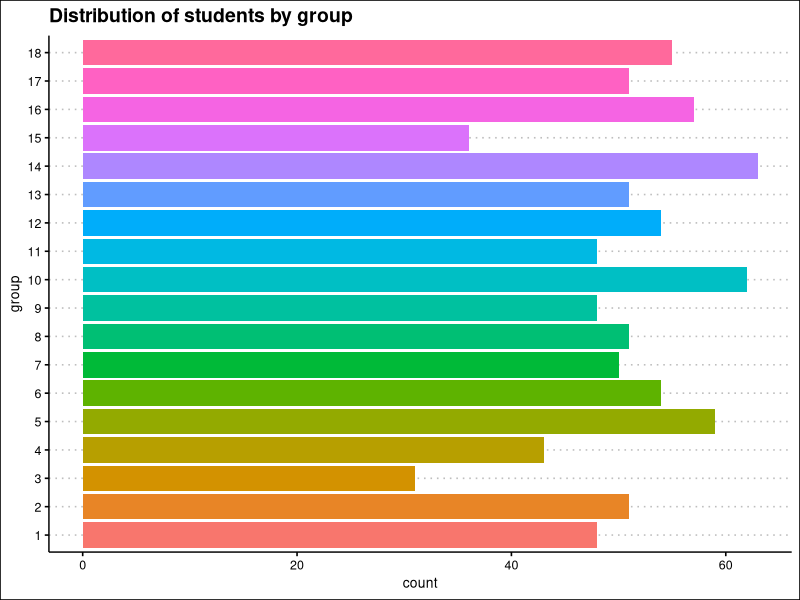
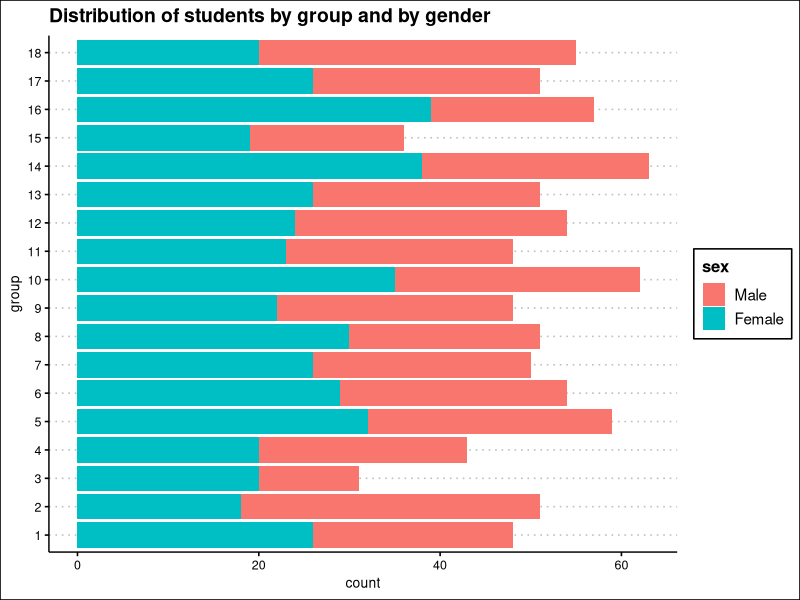
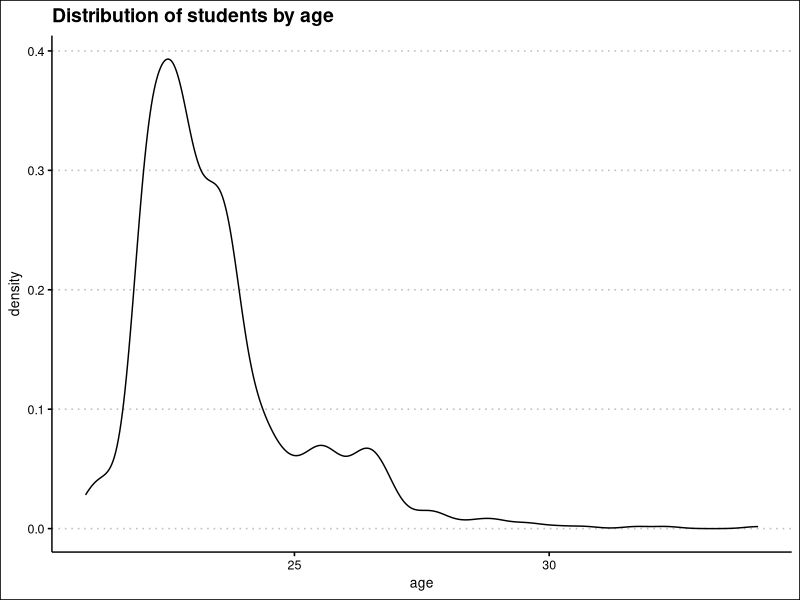
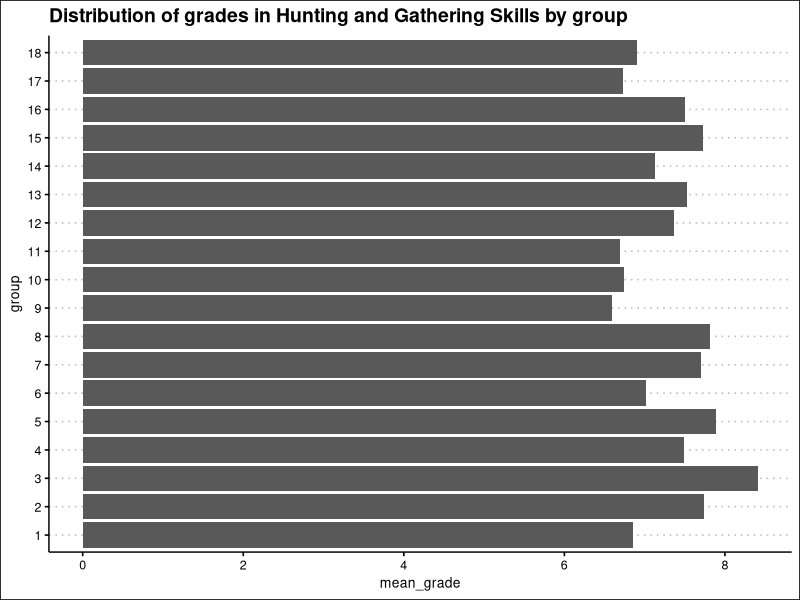
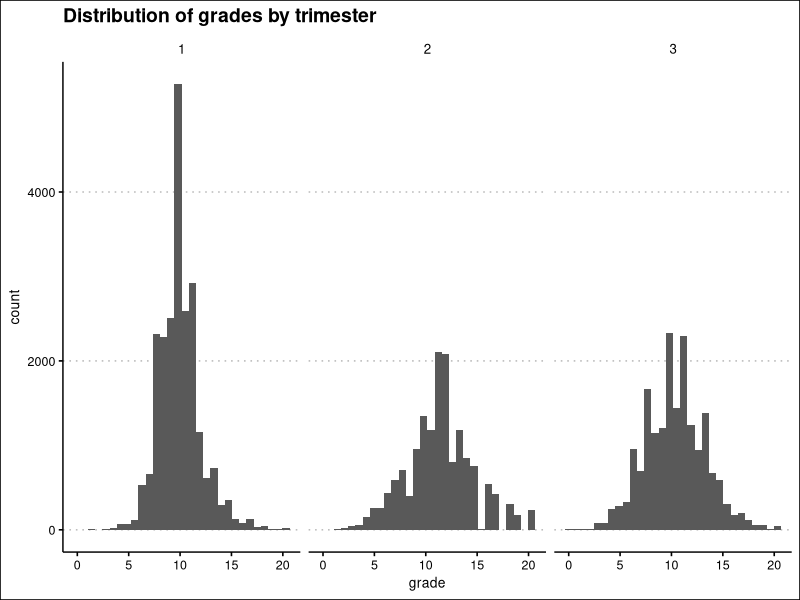
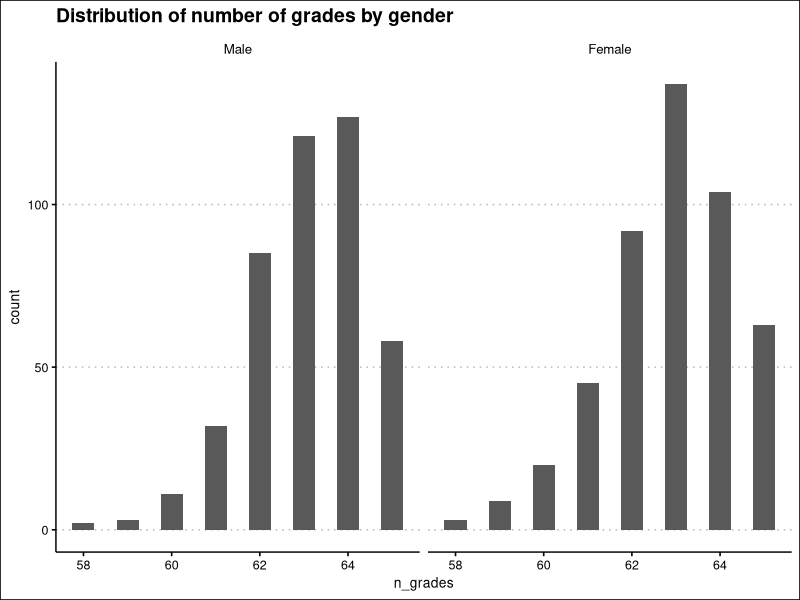

Write R code to recreate these figures, in order.
## ---- chunk 1
#| label: data loading
#| message: false
#| warning: false
  
library(readr)
courses <- read_csv("Database/courses.csv")


## ---- chunk 2
#| label: data display

library(knitr)
kable(courses)

## ---- chunk 3
#| label: Question 3
#| message: false
#| warning: false

library(tidyverse)
students <- read_csv("Database/students.csv")
spec(students)

students <-
  students |>
  mutate(sex = factor(sex, 
                      levels = c("M", "F"),
                      labels = c("Male", "Female")),
         group = factor(group),
         id = as.integer(id))

## ---- chunk 4
#| message: false
#| warning: false

grades <- read_delim("Database/grades.csv", 
    delim = ":", 
    na = "$")

## ---- chunk 5
#| message: false
#| warning: false
library(ggplot2)
library(ggthemes)

ggplot(students, aes(y = group))+
  geom_bar(aes(fill = group))+
  theme_clean()+
  labs(
    title = "Distribution of students by group"
  )+
  theme(legend.position = "none")

## ---- chunk 6
ggplot(students, aes(y = group))+
  geom_bar(aes(fill = sex))+
  theme_clean()+
  labs(
    title = "Distribution of students by group and by gender"
  )
## ---- chunk 7
library(lubridate)

students <-
  students |> 
  mutate(age = round(time_length(today() - birth_date, unit = "year"), 1))

ggplot(students, aes(x=age))+
  geom_density()+
  theme_clean()+
  labs(
    title = "Distribution of students by age"
  )

## ---- chunk 8

age_median <-
  students |> 
  summarise(age_median = median(age), .by = group) |>
  mutate(age_median = as.integer(age_median)) |> 
  arrange(group)

knitr::kable(age_median)

## ---- chunk 9

max_table <-
  students |> 
  slice_max(age, by = group) |> 
  select(!birth_date) |> 
  arrange(desc(age))

knitr::kable(max_table)

## ---- chunk 10

merged <- 
  students |>
  left_join(grades, by = "id") 

merged_Q11 <-
  merged |> 
  filter(course_id == 7) |> 
  summarise(mean_grade = mean(grade, na.rm = TRUE), .by = group )

ggplot(merged_Q11, aes(mean_grade, group))+
  geom_col()+
  theme_clean()+
  labs(
    title = "Distribution of grades in Hunting and Gathering Skills by group"
  )


## ---- chunk 11
merged_full <-
  merged |> 
  left_join(courses, by = "course_id") 

ggplot(merged_full, aes(x=grade))+
  geom_histogram( na.rm=TRUE, binwidth = 0.7)+
  facet_wrap(~trimester)+
  theme_clean()+
  labs(
    title = "Distribution of grades by trimester"
  )
  
## ---- chunk 12
grades_per_student <-
  merged_full |>
  reframe(
    n_grades = sum(!is.na(grade)),
    group = first(group),
    sex   = first(sex),
    .by = id
  ) |>
  select(id, group, sex, n_grades) |>
  arrange(id) 

grades_per_student_13 <-
  grades_per_student |> 
  slice_tail(n = 5) 

knitr::kable(grades_per_student_13)




## ---- chunk 13
ggplot(grades_per_student, aes(n_grades))+
  geom_histogram(binwidth = 0.5)+
  facet_wrap(~sex)+
  theme_clean()+
  labs(
    title = "Distribution of number of grades by gender"
  )
## ---- chunk 14
grades_per_student_15 <-
  merged_full |>
  filter(course_id == 8) |> 
  reframe(
    n_grades = sum(!is.na(grade)),
    group = first(group),
    sex   = first(sex),
    .by = id
  ) |>
  select(id, group, n_grades) |>
  arrange(desc(n_grades)) |>
  slice_head(n = 10)

knitr::kable(grades_per_student_15)
